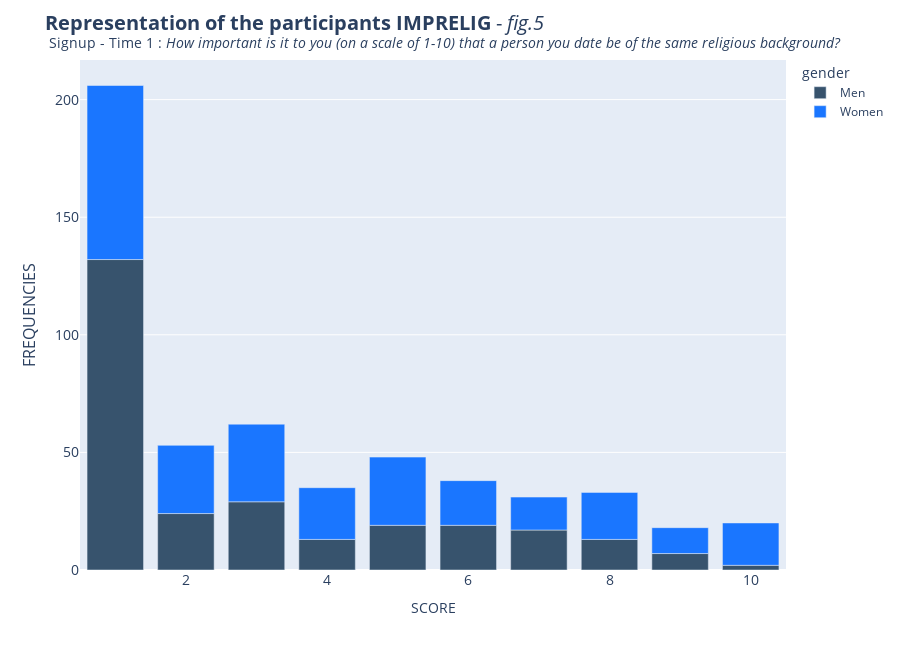
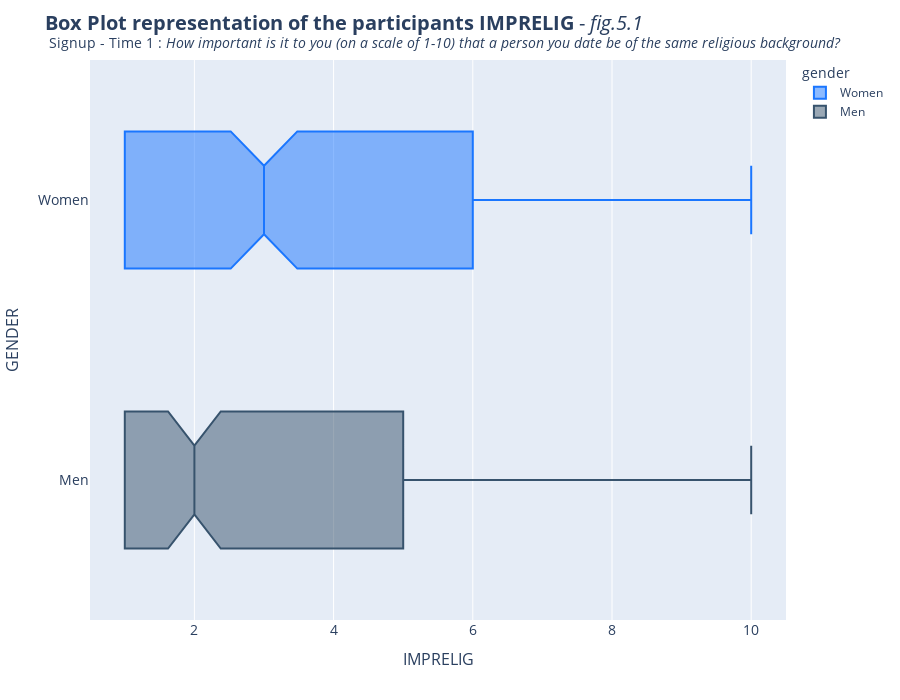

The notebook cell these images were saved under, in order:
### Markdown cell above
#### __b. Importance of a shared `RELIGIOUS` bakground for our participants__

### Code cell
bivariate_graph_plot(df_participants, ['imprelig'])
# How important is it to you (on a scale of 1-10) that a person you date be of the same religious background?

### Figure 1 — Plotly figure (JSON) as saved in the notebook; plotly's stock layout.template omitted (floating-point values rounded to 4 significant figures)
{"data": [{"alignmentgroup": "True", "hovertemplate": "gender=Men<br>imprelig=%{x}<br>count=%{y}<extra></extra>", "legendgroup": "Men", "marker": {"color": "rgb(55, 83, 109)", "pattern": {"shape": ""}}, "name": "Men", "offsetgroup": "Men", "orientation": "v", "showlegend": true, "textposition": "auto", "type": "bar", "x": [1, 2, 3, 4, 5, 6, 7, 8, 9, 10], "xaxis": "x", "y": [132, 24, 29, 13, 19, 19, 17, 13, 7, 2], "yaxis": "y"}, {"alignmentgroup": "True", "hovertemplate": "gender=Women<br>imprelig=%{x}<br>count=%{y}<extra></extra>", "legendgroup": "Women", "marker": {"color": "rgb(26, 118, 255)", "pattern": {"shape": ""}}, "name": "Women", "offsetgroup": "Women", "orientation": "v", "showlegend": true, "textposition": "auto", "type": "bar", "x": [1, 2, 3, 4, 5, 6, 7, 8, 9, 10], "xaxis": "x", "y": [74, 29, 33, 22, 29, 19, 14, 20, 11, 18], "yaxis": "y"}], "layout": {"barmode": "relative", "height": 650, "legend": {"title": {"text": "gender"}, "tracegroupgap": 0}, "margin": {"t": 60}, "title": {"font": {"size": 20}, "text": "<b>Representation of the participants IMPRELIG</b> - <i>fig.5</i>            <br><sup> Signup - Time 1 : <i>How important is it to you (on a scale of 1-10) that a person you date be of the same religious background?</i></i></sup>"}, "xaxis": {"anchor": "y", "domain": [0, 1], "tickfont": {"size": 14}, "title": {"text": "SCORE"}}, "yaxis": {"anchor": "x", "domain": [0, 1], "tickfont": {"size": 14}, "title": {"font": {"size": 16}, "text": "FREQUENCIES"}}}}

### Figure 2 — Plotly figure (JSON) as saved in the notebook; plotly's stock layout.template omitted (floating-point values rounded to 4 significant figures; data arrays with more than 128 entries replaced by an {"elided": "..."} marker saying what was removed)
{"data": [{"alignmentgroup": "True", "hovertemplate": "gender=%{y}<br>imprelig=%{x}<extra></extra>", "legendgroup": "Women", "marker": {"color": "rgb(26, 118, 255)"}, "name": "Women", "notched": true, "offsetgroup": "Women", "orientation": "h", "showlegend": true, "type": "box", "x": {"elided": "274 int values"}, "x0": " ", "xaxis": "x", "y": {"elided": "274 str values"}, "y0": " ", "yaxis": "y"}, {"alignmentgroup": "True", "hovertemplate": "gender=%{y}<br>imprelig=%{x}<extra></extra>", "legendgroup": "Men", "marker": {"color": "rgb(55, 83, 109)"}, "name": "Men", "notched": true, "offsetgroup": "Men", "orientation": "h", "showlegend": true, "type": "box", "x": {"elided": "277 int values"}, "x0": " ", "xaxis": "x", "y": {"elided": "277 str values"}, "y0": " ", "yaxis": "y"}], "layout": {"boxmode": "overlay", "height": 700, "legend": {"title": {"text": "gender"}, "tracegroupgap": 0}, "margin": {"t": 60}, "title": {"font": {"size": 20}, "text": "<b>Box Plot representation of the participants IMPRELIG</b> - <i>fig.5.1</i>                <br><sup> Signup - Time 1 : <i>How important is it to you (on a scale of 1-10) that a person you date be of the same religious background?</i></i></sup>"}, "xaxis": {"anchor": "y", "domain": [0, 1], "tickfont": {"size": 14}, "title": {"font": {"size": 16}, "text": "IMPRELIG"}}, "yaxis": {"anchor": "x", "categoryarray": ["Men", "Women"], "categoryorder": "array", "domain": [0, 1], "tickfont": {"size": 14}, "title": {"font": {"size": 16}, "text": "GENDER"}}}}
